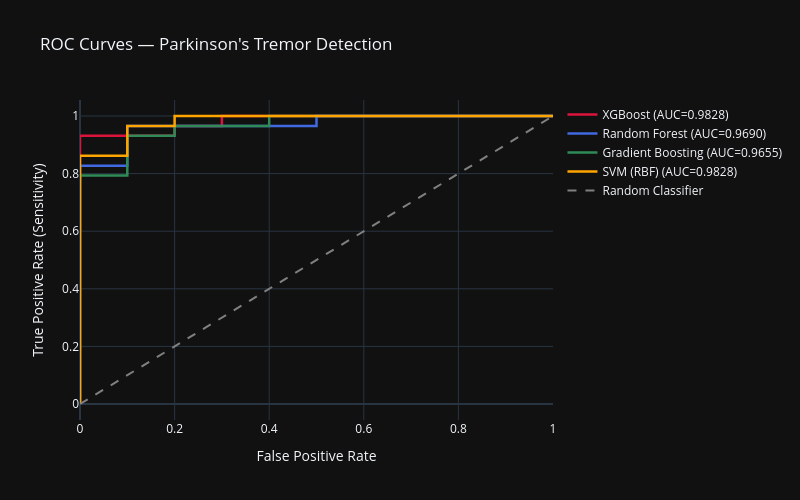
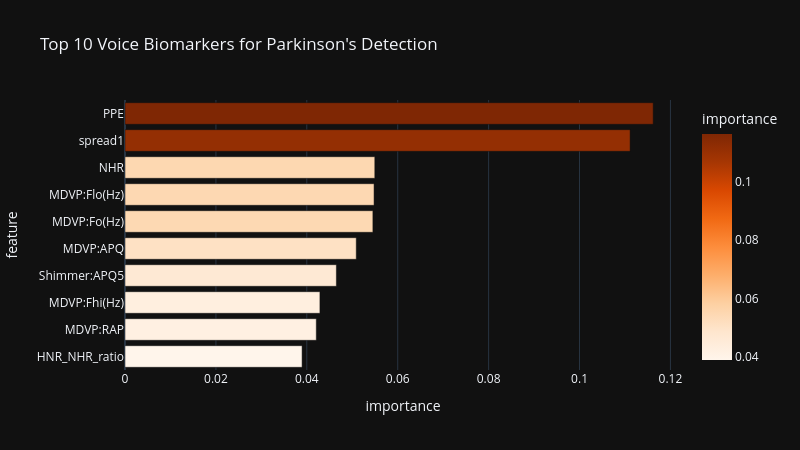

Source (notebook cell) for these figures, in order:
### Code cell
# Cell 5 — ROC Curve & Feature Importance
from sklearn.metrics import roc_curve

fig = go.Figure()

models_plot = {
    'XGBoost':          (xgb_proba, 'crimson'),
    'Random Forest':    (rf_proba,  'royalblue'),
    'Gradient Boosting':(gb_proba,  'seagreen'),
    'SVM (RBF)':        (svm_proba, 'orange')
}

aucs = {
    'XGBoost': xgb_auc, 'Random Forest': rf_auc,
    'Gradient Boosting': gb_auc, 'SVM (RBF)': svm_auc
}

for name, (proba, color) in models_plot.items():
    fpr, tpr, _ = roc_curve(y_test, proba)
    fig.add_trace(go.Scatter(
        x=fpr, y=tpr, mode='lines',
        name=f'{name} (AUC={aucs[name]:.4f})',
        line=dict(color=color, width=2.5)
    ))

fig.add_trace(go.Scatter(
    x=[0,1], y=[0,1], mode='lines',
    line=dict(color='gray', dash='dash'),
    name='Random Classifier'
))
fig.update_layout(
    title='ROC Curves — Parkinson\'s Tremor Detection',
    xaxis_title='False Positive Rate',
    yaxis_title='True Positive Rate (Sensitivity)',
    template='plotly_dark',
    width=800, height=500
)
fig.show()

# Feature importance from Random Forest
importance_df = pd.DataFrame({
    'feature':    X_train.columns.tolist(),
    'importance': rf_model.feature_importances_
}).sort_values('importance', ascending=False).head(10)

fig2 = px.bar(
    importance_df, x='importance', y='feature',
    orientation='h',
    title='Top 10 Voice Biomarkers for Parkinson\'s Detection',
    template='plotly_dark',
    color='importance',
    color_continuous_scale='Oranges'
)
fig2.update_layout(width=800, height=450, yaxis=dict(autorange='reversed'))
fig2.show()

print("Top 10 voice biomarkers:")
print(importance_df.to_string(index=False))

### Figure 1 — Plotly figure (JSON) as saved in the notebook; plotly's stock layout.template omitted (floating-point values rounded to 4 significant figures)
{"data": [{"line": {"color": "crimson", "width": 2.5}, "mode": "lines", "name": "XGBoost (AUC=0.9828)", "type": "scatter", "x": [0.0, 0.0, 0.0, 0.2, 0.2, 0.3, 0.3, 1.0], "y": [0.0, 0.03448, 0.931, 0.931, 0.9655, 0.9655, 1.0, 1.0]}, {"line": {"color": "royalblue", "width": 2.5}, "mode": "lines", "name": "Random Forest (AUC=0.9690)", "type": "scatter", "x": [0.0, 0.0, 0.0, 0.0, 0.1, 0.1, 0.5, 0.5, 1.0], "y": [0.0, 0.1379, 0.2069, 0.8276, 0.8276, 0.9655, 0.9655, 1.0, 1.0]}, {"line": {"color": "seagreen", "width": 2.5}, "mode": "lines", "name": "Gradient Boosting (AUC=0.9655)", "type": "scatter", "x": [0.0, 0.0, 0.0, 0.1, 0.1, 0.2, 0.2, 0.4, 0.4, 1.0], "y": [0.0, 0.03448, 0.7931, 0.7931, 0.931, 0.931, 0.9655, 0.9655, 1.0, 1.0]}, {"line": {"color": "orange", "width": 2.5}, "mode": "lines", "name": "SVM (RBF) (AUC=0.9828)", "type": "scatter", "x": [0.0, 0.0, 0.0, 0.1, 0.1, 0.2, 0.2, 1.0], "y": [0.0, 0.03448, 0.8621, 0.8621, 0.9655, 0.9655, 1.0, 1.0]}, {"line": {"color": "gray", "dash": "dash"}, "mode": "lines", "name": "Random Classifier", "type": "scatter", "x": [0, 1], "y": [0, 1]}], "layout": {"height": 500, "title": {"text": "ROC Curves — Parkinson's Tremor Detection"}, "width": 800, "xaxis": {"title": {"text": "False Positive Rate"}}, "yaxis": {"title": {"text": "True Positive Rate (Sensitivity)"}}}}

### Figure 2 — Plotly figure (JSON) as saved in the notebook; plotly's stock layout.template omitted (floating-point values rounded to 4 significant figures)
{"data": [{"hovertemplate": "importance=%{marker.color}<br>feature=%{y}<extra></extra>", "legendgroup": "", "marker": {"color": [0.1162, 0.1111, 0.05496, 0.05479, 0.05454, 0.05088, 0.0465, 0.04288, 0.04209, 0.03896], "coloraxis": "coloraxis", "pattern": {"shape": ""}}, "name": "", "orientation": "h", "showlegend": false, "textposition": "auto", "type": "bar", "x": [0.1162, 0.1111, 0.05496, 0.05479, 0.05454, 0.05088, 0.0465, 0.04288, 0.04209, 0.03896], "xaxis": "x", "y": ["PPE", "spread1", "NHR", "MDVP:Flo(Hz)", "MDVP:Fo(Hz)", "MDVP:APQ", "Shimmer:APQ5", "MDVP:Fhi(Hz)", "MDVP:RAP", "HNR_NHR_ratio"], "yaxis": "y"}], "layout": {"barmode": "relative", "coloraxis": {"colorbar": {"title": {"text": "importance"}}, "colorscale": [[0, "rgb(255,245,235)"], [0.125, "rgb(254,230,206)"], [0.25, "rgb(253,208,162)"], [0.375, "rgb(253,174,107)"], [0.5, "rgb(253,141,60)"], [0.625, "rgb(241,105,19)"], [0.75, "rgb(217,72,1)"], [0.875, "rgb(166,54,3)"], [1, "rgb(127,39,4)"]]}, "height": 450, "legend": {"tracegroupgap": 0}, "title": {"text": "Top 10 Voice Biomarkers for Parkinson's Detection"}, "width": 800, "xaxis": {"anchor": "y", "domain": [0, 1], "title": {"text": "importance"}}, "yaxis": {"anchor": "x", "autorange": "reversed", "domain": [0, 1], "title": {"text": "feature"}}}}
